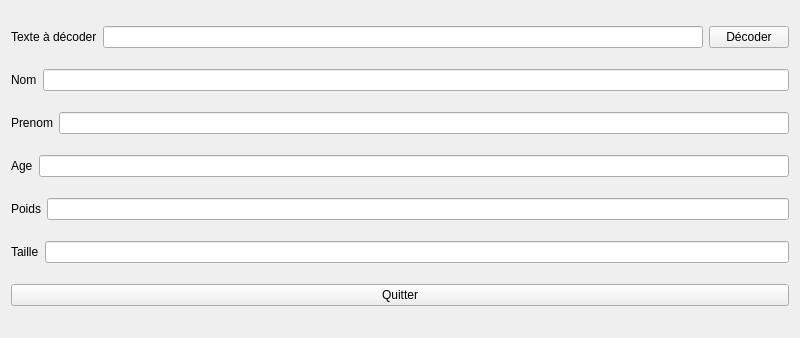
<?xml version="1.0" encoding="UTF-8"?>
<ui version="4.0">
 <class>DecodageChaine</class>
 <widget class="QWidget" name="DecodageChaine">
  <property name="geometry">
   <rect>
    <x>0</x>
    <y>0</y>
    <width>800</width>
    <height>338</height>
   </rect>
  </property>
  <property name="windowTitle">
   <string>DecodageChaine</string>
  </property>
  <layout class="QVBoxLayout" name="verticalLayout">
   <item>
    <layout class="QHBoxLayout" name="horizontalLayout">
     <item>
      <widget class="QLabel" name="labelTexte">
       <property name="text">
        <string>Texte à décoder</string>
       </property>
      </widget>
     </item>
     <item>
      <widget class="QLineEdit" name="lineEditTexteADecoder"/>
     </item>
     <item>
      <widget class="QPushButton" name="pushButtonDecoder">
       <property name="text">
        <string>Décoder</string>
       </property>
      </widget>
     </item>
    </layout>
   </item>
   <item>
    <layout class="QHBoxLayout" name="horizontalLayout_2">
     <item>
      <widget class="QLabel" name="labelNom">
       <property name="text">
        <string>Nom</string>
       </property>
      </widget>
     </item>
     <item>
      <widget class="QLineEdit" name="lineEditNom"/>
     </item>
    </layout>
   </item>
   <item>
    <layout class="QHBoxLayout" name="horizontalLayout_3">
     <item>
      <widget class="QLabel" name="labelPrenom">
       <property name="text">
        <string>Prenom</string>
       </property>
      </widget>
     </item>
     <item>
      <widget class="QLineEdit" name="lineEditPrenom"/>
     </item>
    </layout>
   </item>
   <item>
    <layout class="QHBoxLayout" name="horizontalLayout_4">
     <item>
      <widget class="QLabel" name="labelAge">
       <property name="text">
        <string>Age</string>
       </property>
      </widget>
     </item>
     <item>
      <widget class="QLineEdit" name="lineEditAge"/>
     </item>
    </layout>
   </item>
   <item>
    <layout class="QHBoxLayout" name="horizontalLayout_5">
     <item>
      <widget class="QLabel" name="labelPoids">
       <property name="text">
        <string>Poids</string>
       </property>
      </widget>
     </item>
     <item>
      <widget class="QLineEdit" name="lineEditPoids"/>
     </item>
    </layout>
   </item>
   <item>
    <layout class="QHBoxLayout" name="horizontalLayout_6">
     <item>
      <widget class="QLabel" name="labelTaille">
       <property name="text">
        <string>Taille</string>
       </property>
      </widget>
     </item>
     <item>
      <widget class="QLineEdit" name="lineEditTaille"/>
     </item>
    </layout>
   </item>
   <item>
    <widget class="QPushButton" name="pushButtonQuitter">
     <property name="text">
      <string>Quitter</string>
     </property>
    </widget>
   </item>
  </layout>
 </widget>
 <resources/>
 <connections>
  <connection>
   <sender>pushButtonQuitter</sender>
   <signal>clicked()</signal>
   <receiver>DecodageChaine</receiver>
   <slot>close()</slot>
   <hints>
    <hint type="sourcelabel">
     <x>425</x>
     <y>318</y>
    </hint>
    <hint type="destinationlabel">
     <x>424</x>
     <y>694</y>
    </hint>
   </hints>
  </connection>
 </connections>
</ui>
